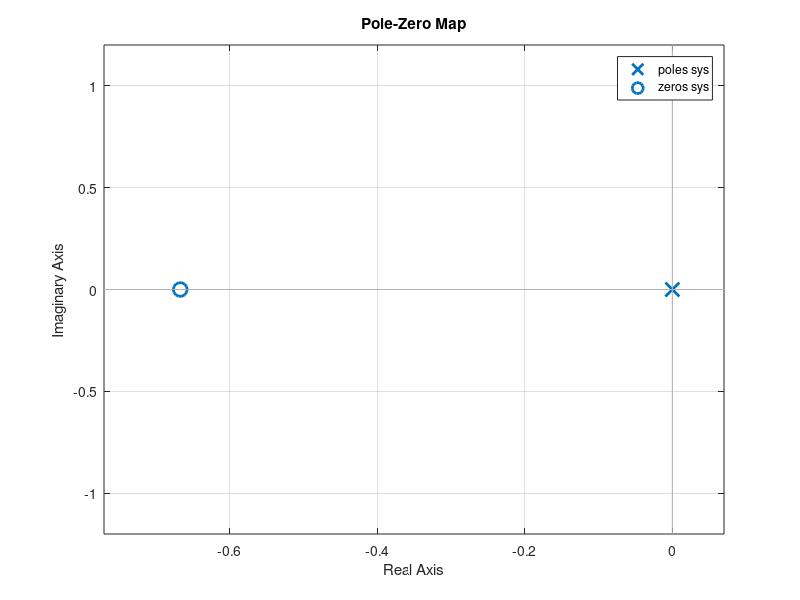
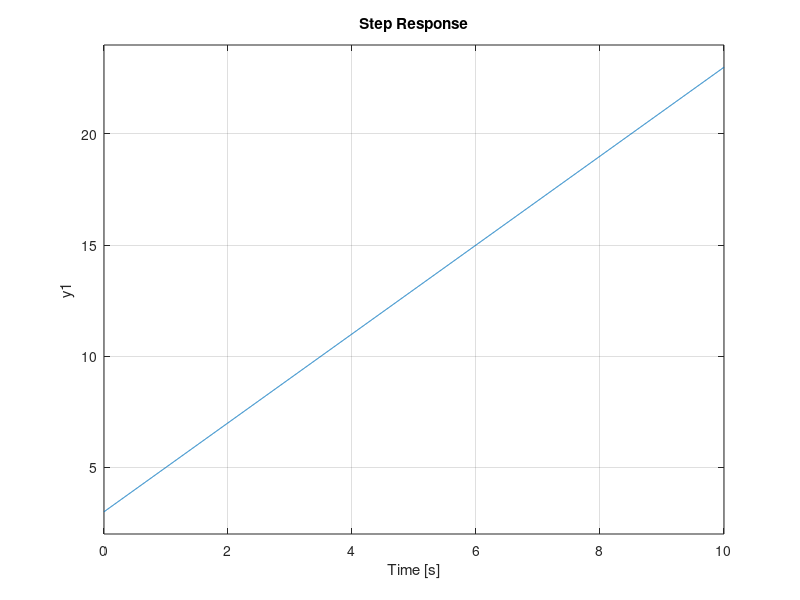

These charts were generated, in order, by the following MATLAB code: (Note: this script raises an error after producing the figures.)
% Transfer Functions

g1 = tf([0 1],[1 0]);
g2 = 2;
h2 = -2;
ss1 = parallel(g1,1);
ss2 = series(ss1,g2);
sys = parallel(ss2,1);
zero(sys)
pole(sys)
pzmap(sys);figure;step(sys);figure;stepplot(sys);